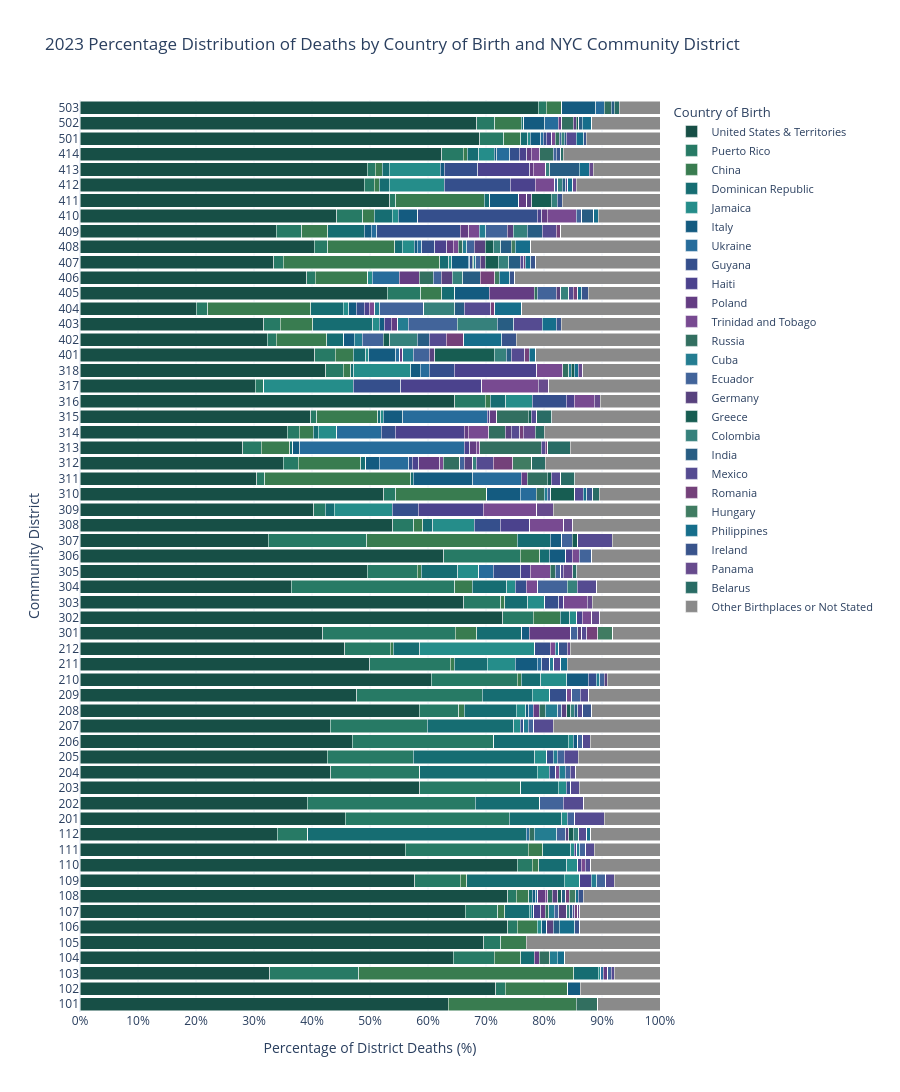

Source (notebook cell):
### Code cell
import pandas as pd
import numpy as np
import plotly.express as px

# Load CSV
df = pd.read_csv("CommunityDistrictSingleYearCounts2023.csv")

# Birthplace columns
birthplace_columns = [
    "United States & Territories",
    "Puerto Rico",
    "China",
    "Dominican Republic",
    "Jamaica",
    "Italy",
    "Ukraine",
    "Guyana",
    "Haiti",
    "Poland",
    "Trinidad and Tobago",
    "Russia",
    "Cuba",
    "Ecuador",
    "Germany",
    "Greece",
    "Colombia",
    "India",
    "Mexico",
    "Romania",
    "Hungary",
    "Philippines",
    "Ireland",
    "Panama",
    "Belarus",
    "Other Birthplaces or Not Stated"
]

# Convert birthplace columns to numeric
for col in birthplace_columns:
    df[col] = pd.to_numeric(
        df[col].astype(str).str.replace(",", "", regex=False),
        errors="coerce"
    ).fillna(0)

# Clean community district codes
df["commntydst"] = (
    df["commntydst"].astype(str).str.strip()
)

# Aggregate death counts by district
df_grouped = df.groupby(
    "commntydst", as_index=False
)[birthplace_columns].sum()

# Convert wide data to long format
df_long = df_grouped.melt(
    id_vars="commntydst",
    value_vars=birthplace_columns,
    var_name="Birthplace",
    value_name="Count"
)

# Calculate total deaths by community district
df_long["District_Total"] = df_long.groupby(
    "commntydst"
)["Count"].transform("sum")

# Calculate percentage of district deaths
df_long["Percentage"] = (
    df_long["Count"] /
    df_long["District_Total"].replace(0, np.nan)
    * 100
).fillna(0)

# -----------------------------------------
# CUSTOM DARK GREEN, BLUE, PURPLE PALETTE
# -----------------------------------------

birthplace_colors = [
    "#174F46",  # Dark green
    "#277A65",  # Forest green
    "#397C50",  # Green
    "#166D72",  # Dark teal
    "#258D8A",  # Teal
    "#145B80",  # Deep blue
    "#276C9B",  # Blue
    "#354F8C",  # Indigo blue
    "#4B428D",  # Indigo
    "#643D83",  # Purple
    "#784A91",  # Violet
    "#326F60",
    "#247D91",
    "#42649A",
    "#58427E",
    "#175D52",
    "#36817C",
    "#285D83",
    "#554B91",
    "#74417A",
    "#407C62",
    "#166E8B",
    "#39548C",
    "#674B8D",
    "#296C65",
    "#8A8A8A"   # Other / not stated
]

birthplace_color_map = dict(
    zip(birthplace_columns, birthplace_colors)
)

# Sort community districts numerically
districts = sorted(
    df_grouped["commntydst"].unique(),
    key=lambda x: int(x) if x.isdigit() else float("inf")
)

# -----------------------------------------
# CREATE HORIZONTAL STACKED BAR CHART
# -----------------------------------------

fig = px.bar(
    df_long,
    x="Percentage",
    y="commntydst",
    color="Birthplace",
    orientation="h",
    barmode="stack",
    title=(
        "2023 Percentage Distribution of Deaths "
        "by Country of Birth and NYC Community District"
    ),
    labels={
        "Percentage": "Percentage of District Deaths (%)",
        "commntydst": "Community District"
    },
    color_discrete_map=birthplace_color_map,
    category_orders={
        "Birthplace": birthplace_columns,
        "commntydst": districts
    },
    custom_data=["Count", "District_Total"],
    height=1800
)

# -----------------------------------------
# CUSTOMIZE HOVER INFORMATION
# -----------------------------------------

fig.update_traces(
    hovertemplate=(
        "<b>Community District:</b> %{y}<br>"
        "<b>Birthplace:</b> %{fullData.name}<br>"
        "<b>Percentage of District Deaths:</b> %{x:.2f}%<br>"
        "<b>Death Count:</b> %{customdata[0]:,.0f}<br>"
        "<b>Total District Deaths:</b> %{customdata[1]:,.0f}"
        "<extra></extra>"
    )
)

# -----------------------------------------
# CUSTOMIZE LAYOUT
# -----------------------------------------

fig.update_layout(
    xaxis_title="Percentage of District Deaths (%)",
    yaxis_title="Community District",
    legend_title="Country of Birth",
    bargap=0.15,
    template="plotly_white",
    hovermode="closest",
    height=1800,
    legend=dict(
        orientation="v",
        x=1.02,
        y=1,
        font=dict(size=11)
    ),
    margin=dict(
        l=80,
        r=240,
        t=100,
        b=80
    )
)

# Percentage axis from 0 to 100
fig.update_xaxes(
    range=[0, 100],
    ticksuffix="%",
    dtick=10
)

# Community districts as categories
fig.update_yaxes(
    type="category",
    categoryorder="array",
    categoryarray=districts
)

fig.show()
